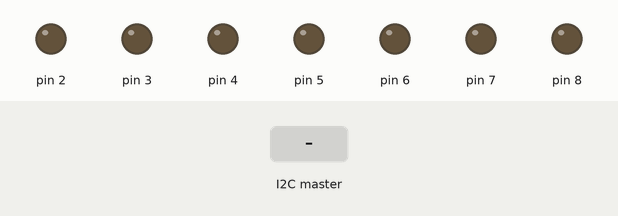
Simulated run of this sketch. Board: Arduino Uno, built with avr-gcc and run on an emulated ATmega328P. Parts: output pins drawn as LEDs (lit = HIGH). Inputs (shaded band) come from the test bench.

Above: at 1.2 s.
1.3 s: the I2C master sends the byte 1
At 1.9 s:
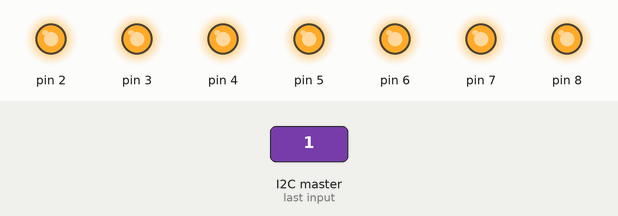
2.8 s: the I2C master sends the byte 0
At 3.1 s:
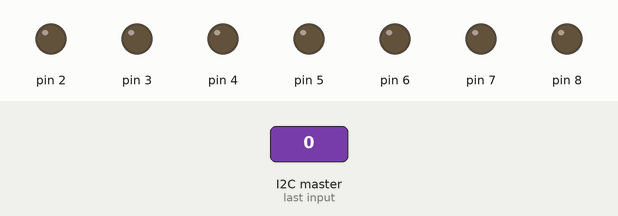
4.3 s: the I2C master sends the byte 2
At 5.4 s:
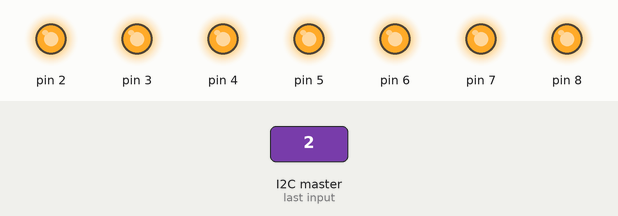
Timing chart, 0 to 7.3 s (numbered marks = the images above; inputs shaded):
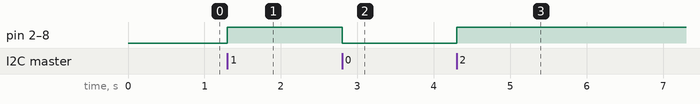

The sketch:

Esclavo.ino
```cpp
  #include <Wire.h>

  void setup(){

  //Pines en modo salida.

  pinMode(2, OUTPUT);
  pinMode(3, OUTPUT);
  pinMode(4, OUTPUT);
  pinMode(5, OUTPUT);
  pinMode(6, OUTPUT);
  pinMode(7, OUTPUT);

  //Led.

  pinMode(8, OUTPUT);

  //Unimos este dispositivo al bus I2C con dirección 1.

  Wire.begin(1);

  //Registramos el evento al recibir datos.
  Wire.onReceive(receiveEvent);

  }

  void loop(){
  delay(300);
  }

  // Función que se ejecuta siempre que se reciben datos del master
  // siempre que en el master se ejecute la sentencia endTransmission
  // recibirá toda la información que hayamos pasado a través de la sentencia Wire.write

  void receiveEvent(int howMany){

  int estado = Wire.read();

  // Activamos / desactivamos las salidas.

  digitalWrite(2,estado);
  digitalWrite(3,estado);
  digitalWrite(4,estado);
  digitalWrite(5,estado);
  digitalWrite(6,estado);
  digitalWrite(7,estado);
  digitalWrite(8,estado);

  }
```

Measured:
- after the input at 1.3 s, pin 2–8: LOW → HIGH at once
- after the input at 2.8 s, pin 2–8: HIGH → LOW at once
- after the input at 4.3 s, pin 2–8: LOW → HIGH at once
